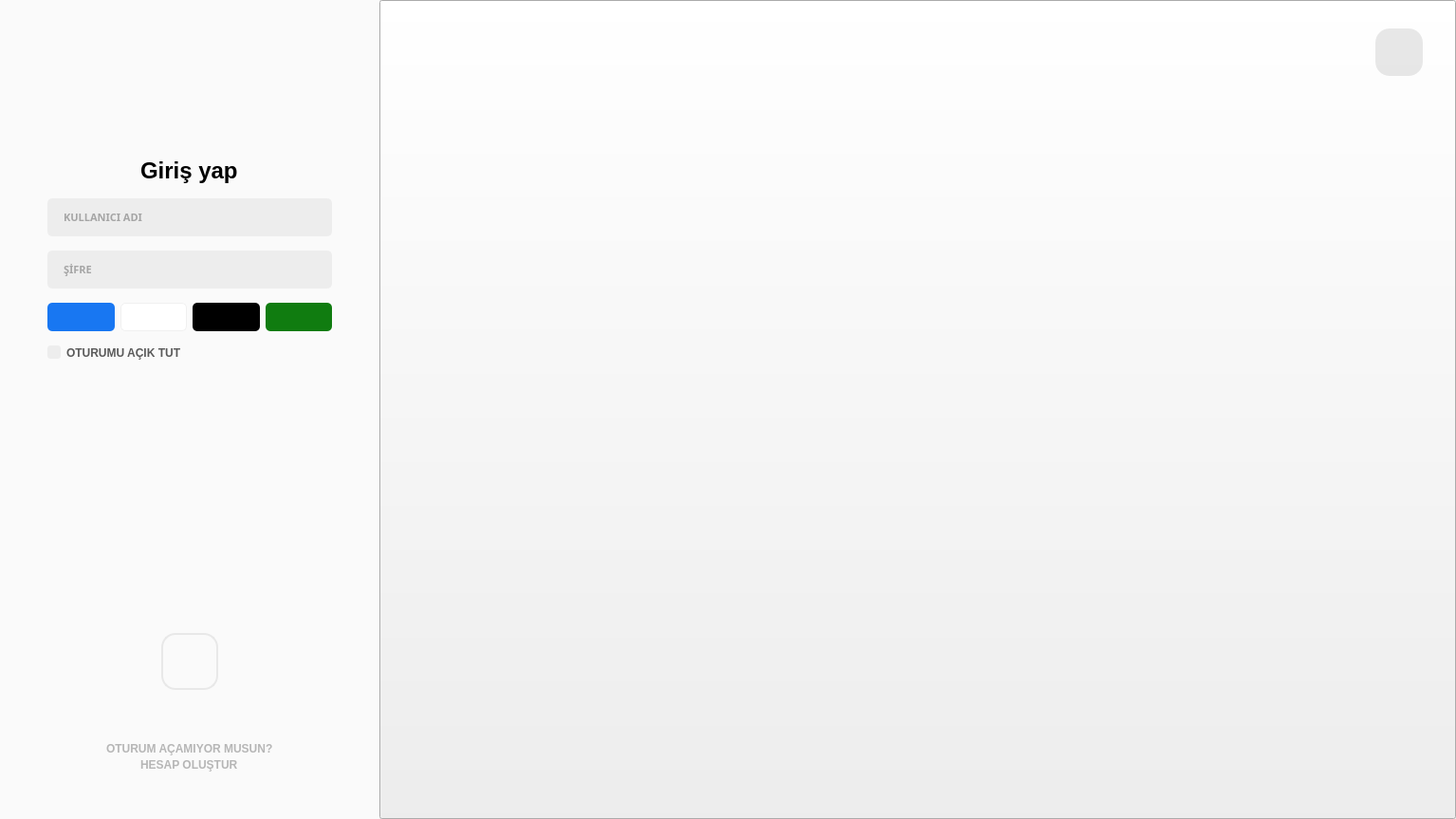
<?xml version="1.0" encoding="UTF-8"?>
<ui version="4.0">
 <class>MainWindow</class>
 <widget class="QMainWindow" name="MainWindow">
  <property name="geometry">
   <rect>
    <x>0</x>
    <y>0</y>
    <width>1535</width>
    <height>863</height>
   </rect>
  </property>
  <property name="minimumSize">
   <size>
    <width>1535</width>
    <height>863</height>
   </size>
  </property>
  <property name="maximumSize">
   <size>
    <width>1535</width>
    <height>863</height>
   </size>
  </property>
  <property name="windowTitle">
   <string/>
  </property>
  <property name="styleSheet">
   <string notr="true"/>
  </property>
  <widget class="QWidget" name="centralwidget">
   <layout class="QHBoxLayout" name="horizontalLayout">
    <property name="spacing">
     <number>0</number>
    </property>
    <property name="leftMargin">
     <number>0</number>
    </property>
    <property name="topMargin">
     <number>0</number>
    </property>
    <property name="rightMargin">
     <number>0</number>
    </property>
    <property name="bottomMargin">
     <number>0</number>
    </property>
    <item>
     <widget class="QFrame" name="user_frame">
      <property name="sizePolicy">
       <sizepolicy hsizetype="Fixed" vsizetype="Expanding">
        <horstretch>0</horstretch>
        <verstretch>0</verstretch>
       </sizepolicy>
      </property>
      <property name="minimumSize">
       <size>
        <width>400</width>
        <height>0</height>
       </size>
      </property>
      <property name="maximumSize">
       <size>
        <width>400</width>
        <height>16777215</height>
       </size>
      </property>
      <property name="styleSheet">
       <string notr="true">background-color: rgb(250, 250, 250);</string>
      </property>
      <property name="frameShape">
       <enum>QFrame::NoFrame</enum>
      </property>
      <property name="frameShadow">
       <enum>QFrame::Raised</enum>
      </property>
      <layout class="QVBoxLayout" name="verticalLayout">
       <property name="leftMargin">
        <number>0</number>
       </property>
       <property name="topMargin">
        <number>0</number>
       </property>
       <property name="rightMargin">
        <number>0</number>
       </property>
       <property name="bottomMargin">
        <number>0</number>
       </property>
       <item>
        <widget class="QFrame" name="frame_2">
         <property name="minimumSize">
          <size>
           <width>0</width>
           <height>0</height>
          </size>
         </property>
         <property name="maximumSize">
          <size>
           <width>16777215</width>
           <height>160</height>
          </size>
         </property>
         <property name="frameShape">
          <enum>QFrame::NoFrame</enum>
         </property>
         <property name="frameShadow">
          <enum>QFrame::Raised</enum>
         </property>
         <layout class="QVBoxLayout" name="verticalLayout_4">
          <item alignment="Qt::AlignHCenter|Qt::AlignVCenter">
           <widget class="QPushButton" name="pushButton_6">
            <property name="styleSheet">
             <string notr="true">border-radius:1;
</string>
            </property>
            <property name="text">
             <string/>
            </property>
            <property name="icon">
             <iconset resource="resources.qrc">
              <normaloff>:/icons/icons/Riot_Games_logo_2022.png</normaloff>:/icons/icons/Riot_Games_logo_2022.png</iconset>
            </property>
            <property name="iconSize">
             <size>
              <width>100</width>
              <height>67</height>
             </size>
            </property>
           </widget>
          </item>
         </layout>
        </widget>
       </item>
       <item alignment="Qt::AlignTop">
        <widget class="QFrame" name="loginContainer">
         <property name="frameShape">
          <enum>QFrame::NoFrame</enum>
         </property>
         <property name="frameShadow">
          <enum>QFrame::Raised</enum>
         </property>
         <layout class="QVBoxLayout" name="verticalLayout_2">
          <property name="spacing">
           <number>15</number>
          </property>
          <property name="leftMargin">
           <number>50</number>
          </property>
          <property name="topMargin">
           <number>0</number>
          </property>
          <property name="rightMargin">
           <number>50</number>
          </property>
          <property name="bottomMargin">
           <number>0</number>
          </property>
          <item alignment="Qt::AlignHCenter">
           <widget class="QLabel" name="girisYap">
            <property name="font">
             <font>
              <family>Arial</family>
              <pointsize>18</pointsize>
              <bold>true</bold>
             </font>
            </property>
            <property name="styleSheet">
             <string notr="true">color: rgb(0, 0, 0);</string>
            </property>
            <property name="text">
             <string>Giriş yap</string>
            </property>
            <property name="margin">
             <number>5</number>
            </property>
           </widget>
          </item>
          <item>
           <widget class="QLineEdit" name="userName">
            <property name="minimumSize">
             <size>
              <width>0</width>
              <height>40</height>
             </size>
            </property>
            <property name="font">
             <font>
              <family>Arial Black</family>
              <pointsize>8</pointsize>
              <bold>true</bold>
             </font>
            </property>
            <property name="styleSheet">
             <string notr="true">background-color: rgba(237,237,237,255);
color: rgb(165,165,165);
border-radius:5;
padding-left:15;
</string>
            </property>
            <property name="text">
             <string>KULLANICI ADI</string>
            </property>
           </widget>
          </item>
          <item>
           <widget class="QLineEdit" name="password">
            <property name="minimumSize">
             <size>
              <width>0</width>
              <height>40</height>
             </size>
            </property>
            <property name="font">
             <font>
              <family>Arial Black</family>
              <pointsize>8</pointsize>
              <bold>true</bold>
             </font>
            </property>
            <property name="styleSheet">
             <string notr="true">background-color: rgba(237,237,237,255);
color: rgb(165,165,165);
border-radius:5;
padding-left:15;
</string>
            </property>
            <property name="text">
             <string>ŞİFRE</string>
            </property>
           </widget>
          </item>
          <item>
           <widget class="QFrame" name="logOptions_frame">
            <property name="frameShape">
             <enum>QFrame::NoFrame</enum>
            </property>
            <property name="frameShadow">
             <enum>QFrame::Raised</enum>
            </property>
            <layout class="QHBoxLayout" name="horizontalLayout_2">
             <property name="leftMargin">
              <number>0</number>
             </property>
             <property name="topMargin">
              <number>0</number>
             </property>
             <property name="rightMargin">
              <number>0</number>
             </property>
             <property name="bottomMargin">
              <number>0</number>
             </property>
             <item>
              <widget class="QPushButton" name="pushButton">
               <property name="minimumSize">
                <size>
                 <width>0</width>
                 <height>30</height>
                </size>
               </property>
               <property name="cursor">
                <cursorShape>PointingHandCursor</cursorShape>
               </property>
               <property name="styleSheet">
                <string notr="true">QPushButton {
	background-color: rgb(24,119,242);
	border-radius:5;
}

QPushButton:hover {
   background-color: rgb(24,119,200);
}</string>
               </property>
               <property name="text">
                <string/>
               </property>
               <property name="icon">
                <iconset resource="resources.qrc">
                 <normaloff>:/icons/icons/facebook (2).png</normaloff>:/icons/icons/facebook (2).png</iconset>
               </property>
              </widget>
             </item>
             <item>
              <widget class="QPushButton" name="pushButton_2">
               <property name="minimumSize">
                <size>
                 <width>0</width>
                 <height>30</height>
                </size>
               </property>
               <property name="cursor">
                <cursorShape>PointingHandCursor</cursorShape>
               </property>
               <property name="styleSheet">
                <string notr="true">QPushButton {
	border-style:solid;
	border-width:1px;
	border-radius:5;
	border-color: rgb(240,240,240);
	background-color: white;
}

QPushButton:hover {
   background-color: rgb(250,250,250);
}</string>
               </property>
               <property name="text">
                <string/>
               </property>
               <property name="icon">
                <iconset resource="resources.qrc">
                 <normaloff>:/icons/icons/google.png</normaloff>:/icons/icons/google.png</iconset>
               </property>
              </widget>
             </item>
             <item>
              <widget class="QPushButton" name="pushButton_3">
               <property name="minimumSize">
                <size>
                 <width>0</width>
                 <height>30</height>
                </size>
               </property>
               <property name="cursor">
                <cursorShape>PointingHandCursor</cursorShape>
               </property>
               <property name="styleSheet">
                <string notr="true">QPushButton {
	background-color: rgb(0, 0, 0);
	border-radius:5;
}

QPushButton:hover {
   background-color: rgb(25, 25, 25);
}</string>
               </property>
               <property name="text">
                <string/>
               </property>
               <property name="icon">
                <iconset resource="resources.qrc">
                 <normaloff>:/icons/icons/apple-logo-white.png</normaloff>:/icons/icons/apple-logo-white.png</iconset>
               </property>
              </widget>
             </item>
             <item>
              <widget class="QPushButton" name="pushButton_4">
               <property name="minimumSize">
                <size>
                 <width>0</width>
                 <height>30</height>
                </size>
               </property>
               <property name="cursor">
                <cursorShape>PointingHandCursor</cursorShape>
               </property>
               <property name="styleSheet">
                <string notr="true">QPushButton {
	background-color: rgb(16,124,16);
	border-radius:5;
}

QPushButton:hover {
   background-color: rgb(16,110,16);
}</string>
               </property>
               <property name="text">
                <string/>
               </property>
               <property name="icon">
                <iconset resource="resources.qrc">
                 <normaloff>:/icons/icons/xbox-logo-white.png</normaloff>:/icons/icons/xbox-logo-white.png</iconset>
               </property>
              </widget>
             </item>
            </layout>
           </widget>
          </item>
          <item>
           <widget class="QCheckBox" name="stayOpened">
            <property name="font">
             <font>
              <bold>true</bold>
             </font>
            </property>
            <property name="cursor">
             <cursorShape>PointingHandCursor</cursorShape>
            </property>
            <property name="styleSheet">
             <string notr="true">QAbstractButton {
	color: rgb(90, 90, 90);
}

QCheckBox::indicator {
	border-style:none;
	background-color: rgb(237,237,237);
	border-radius:3;
}

QCheckBox::indicator:hover {
	background-color: rgb(241, 241, 241);
}</string>
            </property>
            <property name="text">
             <string>OTURUMU AÇIK TUT</string>
            </property>
            <property name="checked">
             <bool>false</bool>
            </property>
            <property name="tristate">
             <bool>false</bool>
            </property>
           </widget>
          </item>
         </layout>
        </widget>
       </item>
       <item alignment="Qt::AlignHCenter">
        <widget class="QPushButton" name="logIn">
         <property name="sizePolicy">
          <sizepolicy hsizetype="Fixed" vsizetype="Fixed">
           <horstretch>0</horstretch>
           <verstretch>0</verstretch>
          </sizepolicy>
         </property>
         <property name="minimumSize">
          <size>
           <width>60</width>
           <height>60</height>
          </size>
         </property>
         <property name="maximumSize">
          <size>
           <width>60</width>
           <height>60</height>
          </size>
         </property>
         <property name="cursor">
          <cursorShape>ArrowCursor</cursorShape>
         </property>
         <property name="styleSheet">
          <string notr="true">QPushButton {
	border-style: solid;
	border-radius:15;
	border-width:2;
	background-color: rgb(250,250,250);
	border-color: rgb(232,232,232);
}

QPushButton image {
	opacity:0.5;
}
</string>
         </property>
         <property name="text">
          <string/>
         </property>
         <property name="icon">
          <iconset resource="resources.qrc">
           <normaloff>:/icons/icons/arrow.png</normaloff>:/icons/icons/arrow.png</iconset>
         </property>
         <property name="iconSize">
          <size>
           <width>50</width>
           <height>50</height>
          </size>
         </property>
        </widget>
       </item>
       <item>
        <spacer name="verticalSpacer">
         <property name="orientation">
          <enum>Qt::Vertical</enum>
         </property>
         <property name="sizeType">
          <enum>QSizePolicy::Fixed</enum>
         </property>
         <property name="sizeHint" stdset="0">
          <size>
           <width>20</width>
           <height>40</height>
          </size>
         </property>
        </spacer>
       </item>
       <item>
        <widget class="QFrame" name="frame">
         <property name="sizePolicy">
          <sizepolicy hsizetype="Preferred" vsizetype="Fixed">
           <horstretch>0</horstretch>
           <verstretch>0</verstretch>
          </sizepolicy>
         </property>
         <property name="frameShape">
          <enum>QFrame::NoFrame</enum>
         </property>
         <property name="frameShadow">
          <enum>QFrame::Raised</enum>
         </property>
         <layout class="QVBoxLayout" name="verticalLayout_3">
          <property name="spacing">
           <number>3</number>
          </property>
          <property name="bottomMargin">
           <number>50</number>
          </property>
          <item alignment="Qt::AlignHCenter">
           <widget class="QLabel" name="cantLogIn">
            <property name="font">
             <font>
              <bold>true</bold>
             </font>
            </property>
            <property name="cursor">
             <cursorShape>PointingHandCursor</cursorShape>
            </property>
            <property name="styleSheet">
             <string notr="true">color: rgb(182, 182, 182);</string>
            </property>
            <property name="text">
             <string>OTURUM AÇAMIYOR MUSUN?</string>
            </property>
           </widget>
          </item>
          <item alignment="Qt::AlignHCenter">
           <widget class="QLabel" name="createAccount">
            <property name="font">
             <font>
              <bold>true</bold>
             </font>
            </property>
            <property name="cursor">
             <cursorShape>PointingHandCursor</cursorShape>
            </property>
            <property name="styleSheet">
             <string notr="true">color: rgb(182, 182, 182);</string>
            </property>
            <property name="text">
             <string>HESAP OLUŞTUR</string>
            </property>
           </widget>
          </item>
         </layout>
        </widget>
       </item>
      </layout>
     </widget>
    </item>
    <item>
     <widget class="QFrame" name="img_frame">
      <property name="frameShape">
       <enum>QFrame::NoFrame</enum>
      </property>
      <property name="frameShadow">
       <enum>QFrame::Raised</enum>
      </property>
      <widget class="QPushButton" name="pushButton_5">
       <property name="geometry">
        <rect>
         <x>0</x>
         <y>0</y>
         <width>1135</width>
         <height>863</height>
        </rect>
       </property>
       <property name="sizePolicy">
        <sizepolicy hsizetype="Expanding" vsizetype="Expanding">
         <horstretch>0</horstretch>
         <verstretch>0</verstretch>
        </sizepolicy>
       </property>
       <property name="styleSheet">
        <string notr="true"/>
       </property>
       <property name="text">
        <string/>
       </property>
       <property name="icon">
        <iconset resource="resources.qrc">
         <normaloff>:/icons/icons/kindred.jpg</normaloff>:/icons/icons/kindred.jpg</iconset>
       </property>
       <property name="iconSize">
        <size>
         <width>1535</width>
         <height>1000</height>
        </size>
       </property>
      </widget>
      <widget class="QPushButton" name="pushButton_7">
       <property name="geometry">
        <rect>
         <x>1050</x>
         <y>30</y>
         <width>50</width>
         <height>50</height>
        </rect>
       </property>
       <property name="styleSheet">
        <string notr="true">QPushButton {
	padding: 10;	
	background-color: rgba(100,100,100,0.15);
	border-radius: 15px;
}

QPushButton:hover {
	background-color: rgba(200,200,200,0.1);
}
</string>
       </property>
       <property name="text">
        <string/>
       </property>
       <property name="icon">
        <iconset resource="resources.qrc">
         <normaloff>:/icons/icons/user_white.png</normaloff>:/icons/icons/user_white.png</iconset>
       </property>
       <property name="iconSize">
        <size>
         <width>25</width>
         <height>25</height>
        </size>
       </property>
      </widget>
     </widget>
    </item>
   </layout>
  </widget>
 </widget>
 <resources>
  <include location="resources.qrc"/>
 </resources>
 <connections/>
</ui>
